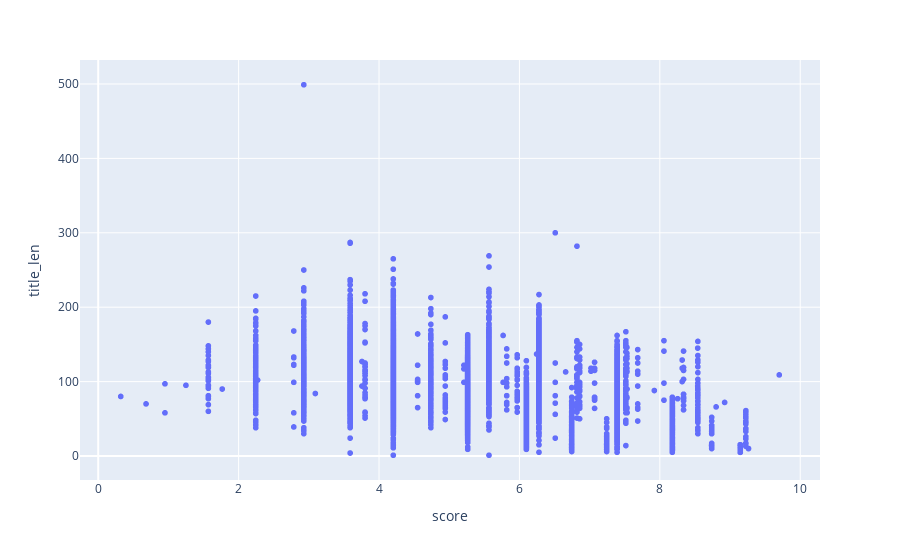

Write notebook code for a chart like this one.
### Code cell
fig = px.scatter(df3, x = 'score', y = 'title_len')
fig.show()

### Figure 1 — Plotly figure (JSON) as saved in the notebook; plotly's stock layout.template omitted (floating-point values rounded to 4 significant figures; data arrays with more than 128 entries replaced by an {"elided": "..."} marker saying what was removed)
{"data": [{"hovertemplate": "score=%{x}<br>title_len=%{y}<extra></extra>", "legendgroup": "", "marker": {"color": "#636efa", "symbol": "circle"}, "mode": "markers", "name": "", "showlegend": false, "type": "scattergl", "x": {"elided": "14803 float values"}, "xaxis": "x", "y": {"elided": "14803 int values"}, "yaxis": "y"}], "layout": {"legend": {"tracegroupgap": 0}, "margin": {"t": 60}, "xaxis": {"anchor": "y", "domain": [0, 1], "title": {"text": "score"}}, "yaxis": {"anchor": "x", "domain": [0, 1], "title": {"text": "title_len"}}}}
